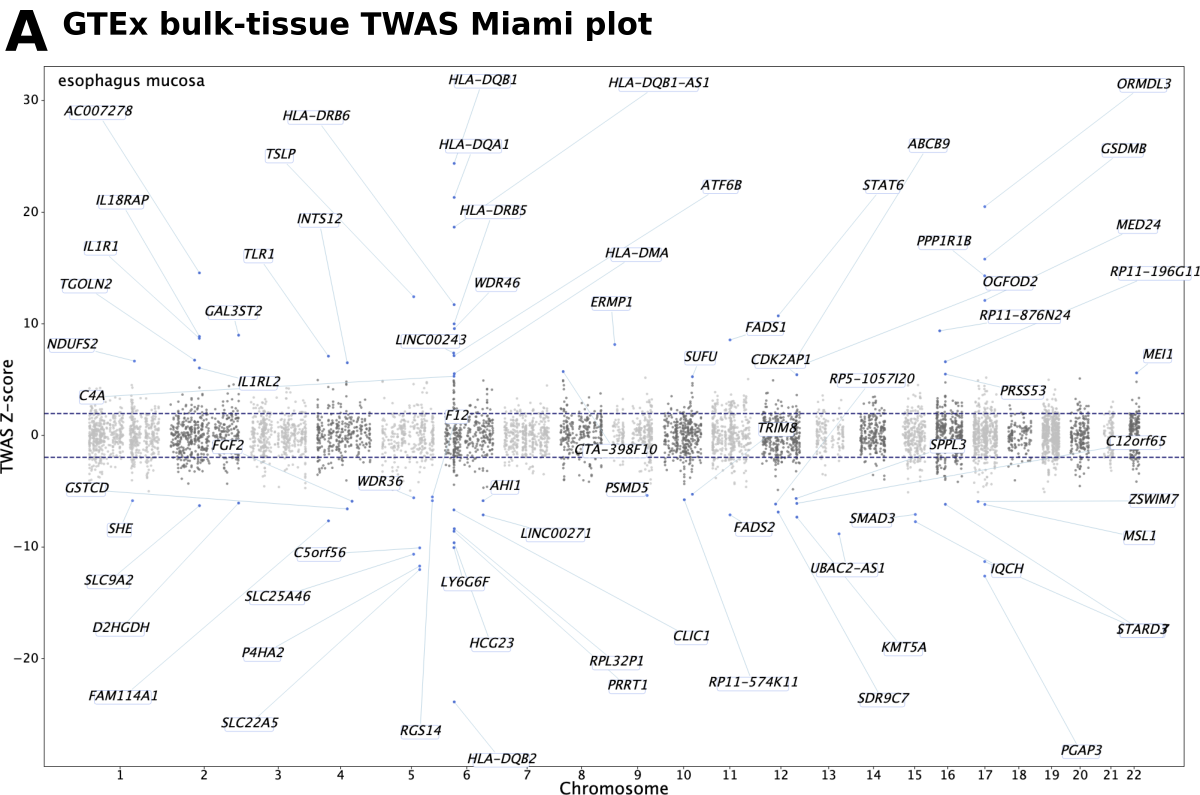
#> input picture 07_focus-finemapping/figures/panel_A_miami_tissue.png, 3600 x 2385 px (shown at 1/3 size)
$ python -i render_miami_AB_from_svg.py   (imports and definitions only)
#> lines starting #> are read from the running program, lines starting #| are printed output that depends on the picture
"""
Render the committed Miami SVGs into the Figure-3 panel A / B PNGs.

The Miami panels are produced upstream as SVGs by
`05_twas-analysis/miami-plots/build_AB_miami_panels.py` (de-overlapped labels,
"TWAS Z-score" axis, royalblue/cadetblue highlights). This script turns those
SVGs into the letter+title-bearing raster panels that build_figure3_combined.py
places:

    svg/miami_TISSUE_esophagus_mucosa.svg -> figures/panel_A_miami_tissue.png   (A)
    svg/miami_CELLTYPE_cd4_naive.svg      -> figures/panel_B_miami_celltype.png  (B)

Pipeline per panel:
  1. Expand the SVG's viewBox/width/height by a large margin. adjustText flings
     some labels (e.g. the chr17 GSDMB/ORMDL3 cluster) well past the figure edge;
     matplotlib's tight_layout leaves no room, so a renderer clips them. The
     margin gives them room; content_crop trims the excess whitespace back.
  2. Render to PNG with headless Chrome (the only SVG renderer available here;
     cairosvg/rsvg/qlmanage were not usable). Scale factor 1 keeps the screenshot
     small enough that Chrome does not OOM-crash on the padded canvas.
  3. Content-crop to the real plot, then compose under a bold panel letter +
     title band (DejaVu Sans Bold, matching panels C-F).

Requires Google Chrome at the standard macOS path. Run:
    python figure_scripts/render_miami_AB_from_svg.py
"""
import os
import re
import shutil
import tempfile
import subprocess
from pathlib import Path
import numpy as np
from PIL import Image
import matplotlib
# [1 line not run here, left out]
import matplotlib.pyplot as plt

ROOT = Path(__file__).resolve().parents[1]
SVGDIR = Path(os.environ.get(
    "MIAMI_SVG_DIR", ROOT.parent / "05_twas-analysis" / "miami-plots" / "svg"))
FIGDIR = ROOT / "figures"
CHROME = os.environ.get(
    "CHROME_BIN", "/Applications/Google Chrome.app/Contents/MacOS/Google Chrome")
plt.rcParams["font.family"] = "DejaVu Sans"

# (svg name, (svg width pt, height pt), letter, title, output png)
PANELS = [
    ("miami_TISSUE_esophagus_mucosa.svg", "A",
     "GTEx bulk-tissue TWAS Miami plot", "panel_A_miami_tissue.png"),
    ("miami_CELLTYPE_cd4_naive.svg", "B",
     "OneK1K cell-type TWAS Miami plot", "panel_B_miami_celltype.png"),
]

MARGIN     = 1200   # SVG units added on every side so flung labels are not clipped
SCALE      = 1      # Chrome device-scale-factor (2/3 OOM-crash on the padded canvas)
FONT_SCALE = 1.0    # The committed SVGs are now rebuilt by build_AB_miami_panels.py
                    # with the larger fonts already baked in (label 16.5 / axis 21 /
                    # tick 16 / context 20) and adjustText-fitted boxes, so no in-place
                    # scaling is needed. (Was 1.32 as a stopgap for the old 12.5px SVGs.)
LETTER_FS  = 40
TITLE_FS   = 22
FIG_W      = 12.0   # inches
TITLE_BAND = 0.66   # inches reserved on top for the letter + title


# [36 lines left out: functions scale_fonts, expand_svg, render, not called in this run]


def content_crop(path, thresh=250):
#> called with path = '../figures/panel_A_miami_tissue.png', thresh = 250
    im = Image.open(path).convert("RGB")
    a = np.asarray(im.convert("L"))
    ys, xs = np.where(a < thresh)
    return im.crop((xs.min(), ys.min(), xs.max() + 1, ys.max() + 1))
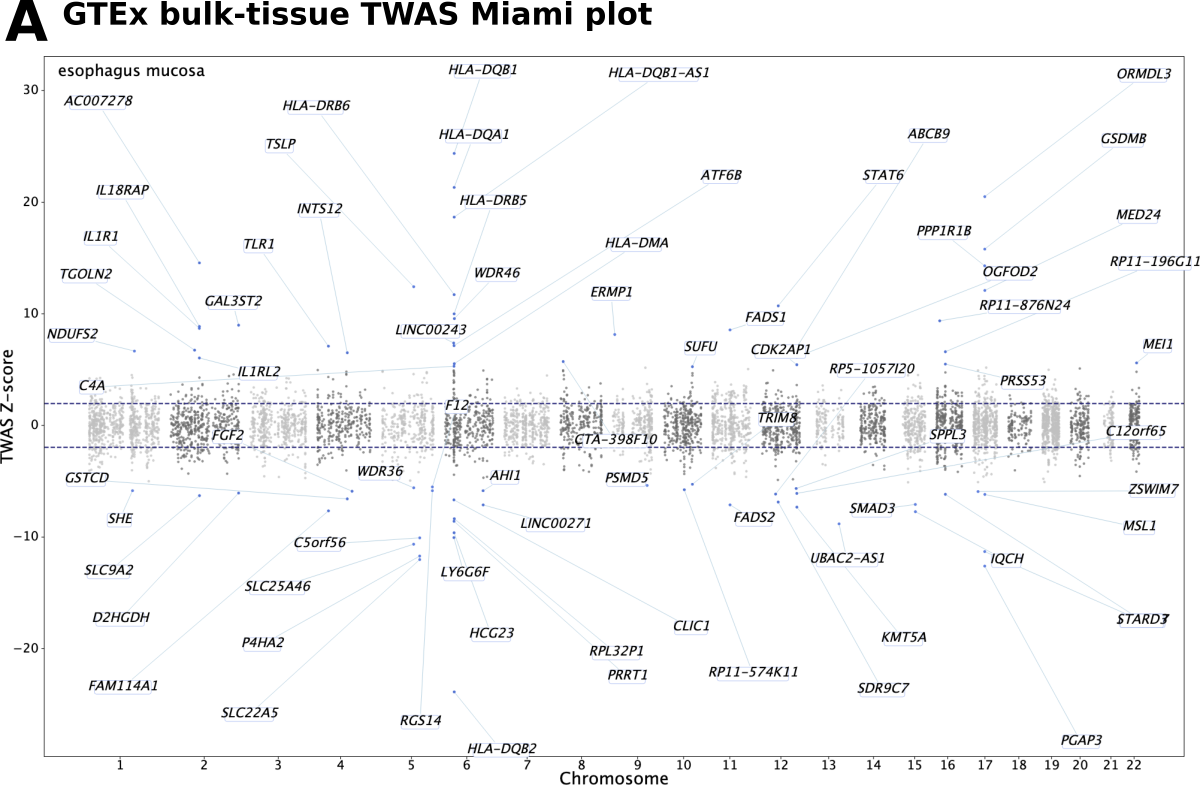
#> returned value: PIL image 3600x2355 RGB (shown at 1/3 size); mean R, G, B 245.4, 245.6, 246.1


# [33 lines left out: functions compose, main, not called in this run]


# [2 lines not run here, left out]

>>> result = content_crop('../figures/panel_A_miami_tissue.png')

$ run again, on 07_focus-finemapping/figures/focus_pip_celltype_panels.png
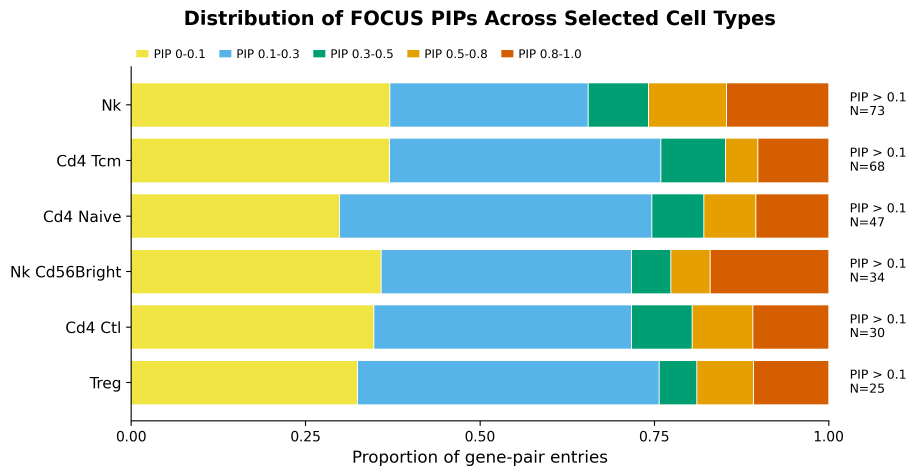
#> input picture 07_focus-finemapping/figures/focus_pip_celltype_panels.png, 2749 x 1428 px (shown at 1/3 size)
#> in content_crop, `a = np.asarray(im.convert("L"))`:
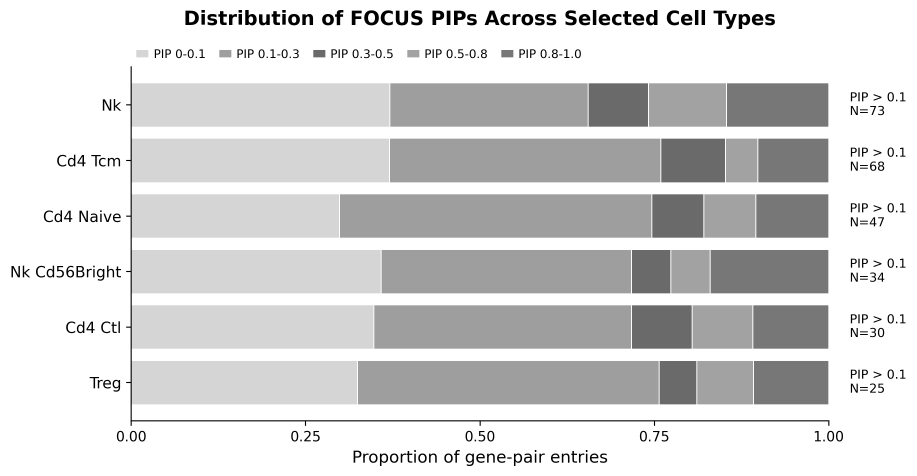
#> a: shape (1428, 2749) (shown at 1/3 size); min 0, max 255, mean 213.8
#> in content_crop, `return im.crop((xs.min(), ys.min(), xs.max() + 1, ys.max() + 1))`:
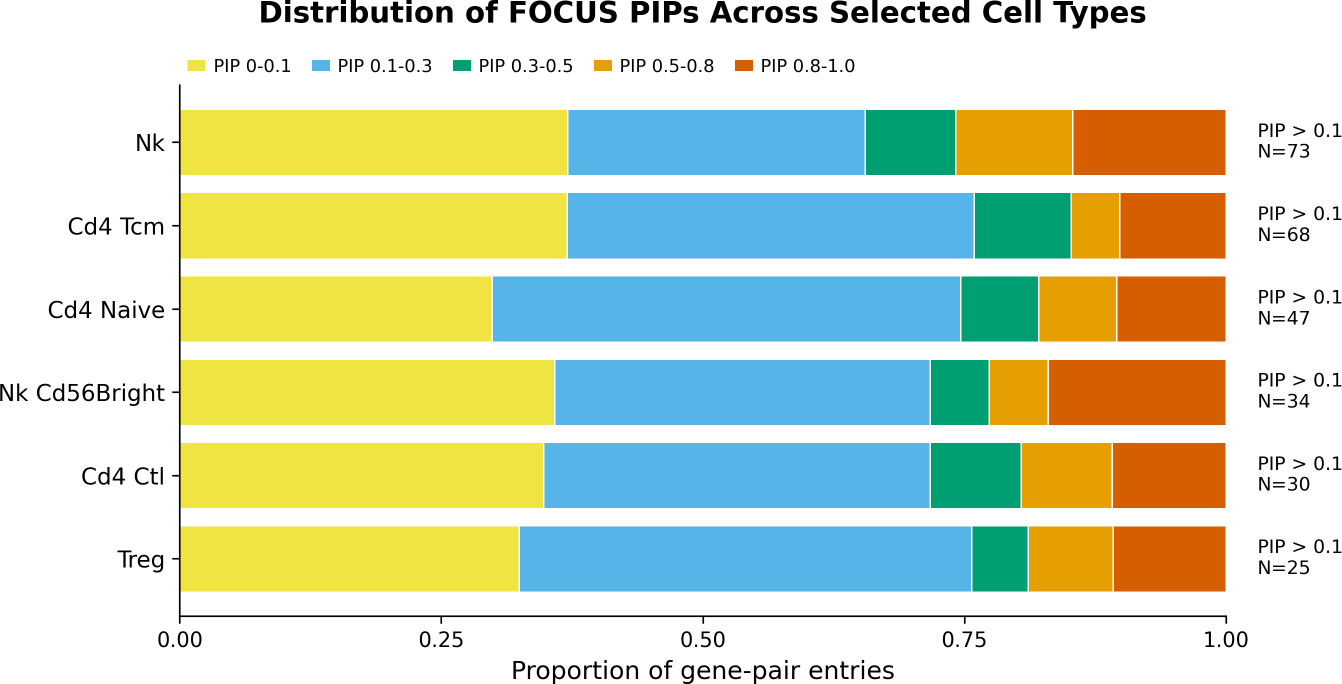
#> returned value: PIL image 2683x1368 RGB (shown at 1/2 size); mean R, G, B 206.8, 217.2, 189.4

$ run again, on 07_focus-finemapping/figures/focus_pip_distribution_combined.png
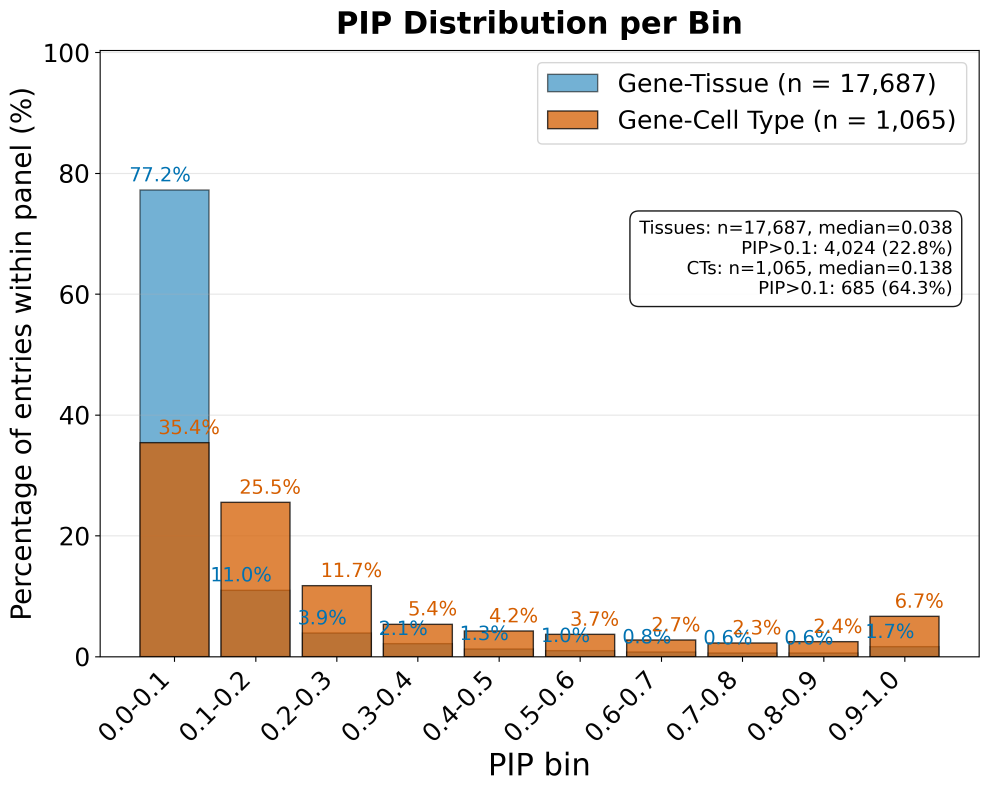
#> input picture 07_focus-finemapping/figures/focus_pip_distribution_combined.png, 2967 x 2375 px (shown at 1/3 size)
#> in content_crop, `a = np.asarray(im.convert("L"))`:
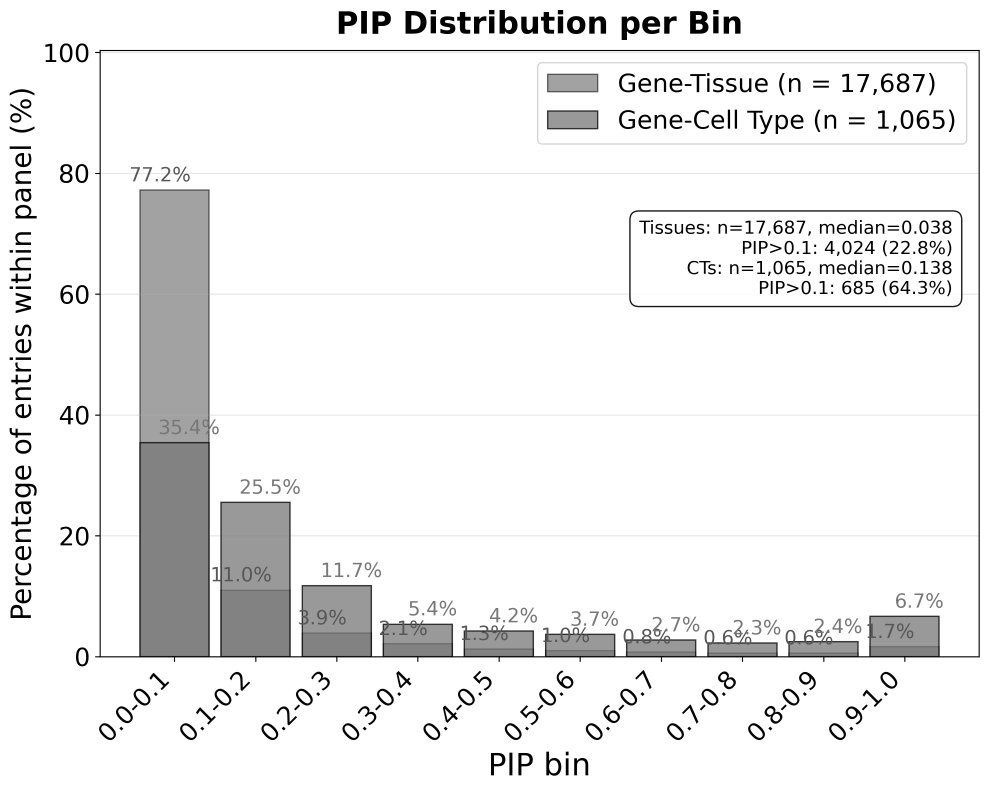
#> a: shape (2375, 2967) (shown at 1/3 size); min 0, max 255, mean 237.4
#> in content_crop, `return im.crop((xs.min(), ys.min(), xs.max() + 1, ys.max() + 1))`:
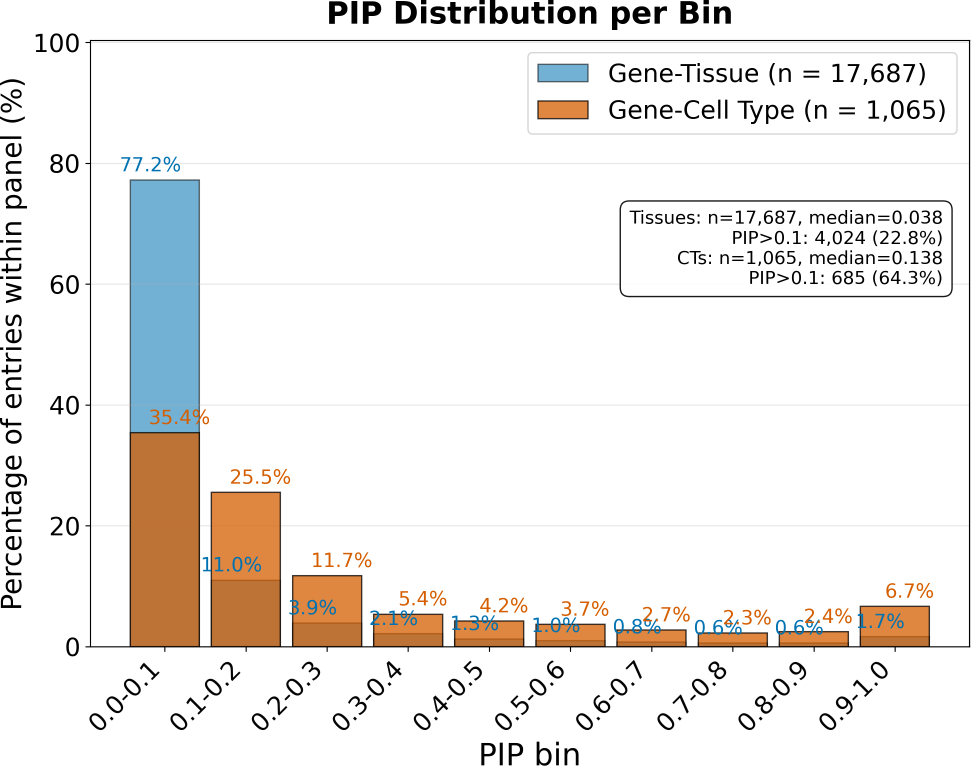
#> returned value: PIL image 2911x2298 RGB (shown at 1/3 size); mean R, G, B 238.8, 235.9, 233.1
